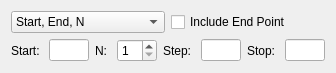
<?xml version="1.0" encoding="UTF-8"?>
<ui version="4.0">
 <class>WImportLinspace</class>
 <widget class="QWidget" name="WImportLinspace">
  <property name="geometry">
   <rect>
    <x>0</x>
    <y>0</y>
    <width>330</width>
    <height>73</height>
   </rect>
  </property>
  <property name="sizePolicy">
   <sizepolicy hsizetype="Preferred" vsizetype="Minimum">
    <horstretch>0</horstretch>
    <verstretch>0</verstretch>
   </sizepolicy>
  </property>
  <property name="minimumSize">
   <size>
    <width>0</width>
    <height>0</height>
   </size>
  </property>
  <property name="windowTitle">
   <string>Form</string>
  </property>
  <layout class="QVBoxLayout" name="verticalLayout">
   <item>
    <layout class="QHBoxLayout" name="horizontalLayout">
     <item>
      <widget class="QComboBox" name="c_type_lin">
       <item>
        <property name="text">
         <string>Start, End, N</string>
        </property>
       </item>
       <item>
        <property name="text">
         <string>Start, End, Step</string>
        </property>
       </item>
      </widget>
     </item>
     <item>
      <widget class="QCheckBox" name="is_end">
       <property name="text">
        <string>Include End Point</string>
       </property>
      </widget>
     </item>
    </layout>
   </item>
   <item>
    <layout class="QHBoxLayout" name="horizontalLayout_2">
     <item>
      <widget class="QLabel" name="in_start">
       <property name="text">
        <string>Start: </string>
       </property>
      </widget>
     </item>
     <item>
      <widget class="FloatEdit" name="lf_start">
       <property name="minimumSize">
        <size>
         <width>40</width>
         <height>0</height>
        </size>
       </property>
      </widget>
     </item>
     <item>
      <widget class="QLabel" name="in_N">
       <property name="text">
        <string>N: </string>
       </property>
      </widget>
     </item>
     <item>
      <widget class="QSpinBox" name="si_N">
       <property name="minimumSize">
        <size>
         <width>40</width>
         <height>0</height>
        </size>
       </property>
       <property name="minimum">
        <number>1</number>
       </property>
       <property name="maximum">
        <number>999999999</number>
       </property>
      </widget>
     </item>
     <item>
      <widget class="QLabel" name="in_step">
       <property name="text">
        <string>Step: </string>
       </property>
      </widget>
     </item>
     <item>
      <widget class="FloatEdit" name="lf_step">
       <property name="minimumSize">
        <size>
         <width>40</width>
         <height>0</height>
        </size>
       </property>
      </widget>
     </item>
     <item>
      <widget class="QLabel" name="in_stop">
       <property name="text">
        <string>Stop: </string>
       </property>
      </widget>
     </item>
     <item>
      <widget class="FloatEdit" name="lf_stop">
       <property name="minimumSize">
        <size>
         <width>40</width>
         <height>0</height>
        </size>
       </property>
      </widget>
     </item>
    </layout>
   </item>
  </layout>
 </widget>
 <customwidgets>
  <customwidget>
   <class>FloatEdit</class>
   <extends>QLineEdit</extends>
   <header>.....GUI/Tools/FloatEdit.h</header>
  </customwidget>
 </customwidgets>
 <resources>
  <include location="../../../Resources/pyleecan.qrc"/>
  <include location="../../../Resources/pyleecan.qrc"/>
  <include location="../../../Resources/pyleecan.qrc"/>
 </resources>
 <connections/>
</ui>
